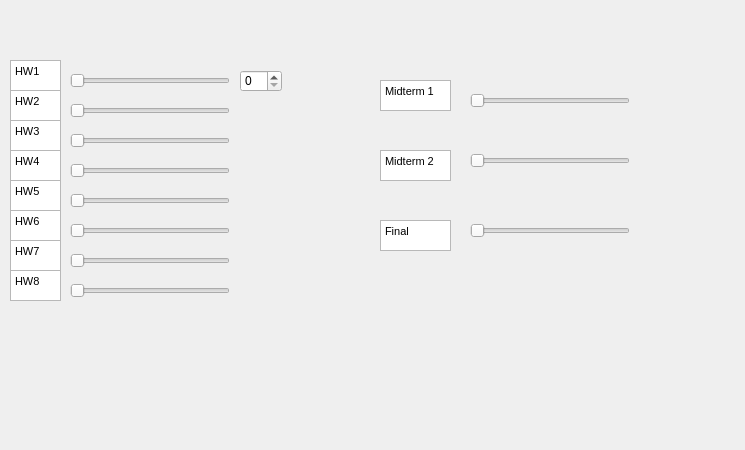
<?xml version="1.0" encoding="UTF-8"?>
<ui version="4.0">
 <class>Dialog</class>
 <widget class="QDialog" name="Dialog">
  <property name="geometry">
   <rect>
    <x>0</x>
    <y>0</y>
    <width>745</width>
    <height>450</height>
   </rect>
  </property>
  <property name="windowTitle">
   <string>Dialog</string>
  </property>
  <widget class="QSlider" name="horizontalSlider">
   <property name="geometry">
    <rect>
     <x>70</x>
     <y>70</y>
     <width>160</width>
     <height>22</height>
    </rect>
   </property>
   <property name="orientation">
    <enum>Qt::Horizontal</enum>
   </property>
  </widget>
  <widget class="QSlider" name="horizontalSlider_2">
   <property name="geometry">
    <rect>
     <x>70</x>
     <y>100</y>
     <width>160</width>
     <height>22</height>
    </rect>
   </property>
   <property name="orientation">
    <enum>Qt::Horizontal</enum>
   </property>
  </widget>
  <widget class="QSlider" name="horizontalSlider_3">
   <property name="geometry">
    <rect>
     <x>70</x>
     <y>130</y>
     <width>160</width>
     <height>22</height>
    </rect>
   </property>
   <property name="orientation">
    <enum>Qt::Horizontal</enum>
   </property>
  </widget>
  <widget class="QSlider" name="horizontalSlider_4">
   <property name="geometry">
    <rect>
     <x>70</x>
     <y>160</y>
     <width>160</width>
     <height>22</height>
    </rect>
   </property>
   <property name="orientation">
    <enum>Qt::Horizontal</enum>
   </property>
  </widget>
  <widget class="QSlider" name="horizontalSlider_5">
   <property name="geometry">
    <rect>
     <x>70</x>
     <y>190</y>
     <width>160</width>
     <height>22</height>
    </rect>
   </property>
   <property name="orientation">
    <enum>Qt::Horizontal</enum>
   </property>
  </widget>
  <widget class="QSlider" name="horizontalSlider_6">
   <property name="geometry">
    <rect>
     <x>70</x>
     <y>220</y>
     <width>160</width>
     <height>22</height>
    </rect>
   </property>
   <property name="orientation">
    <enum>Qt::Horizontal</enum>
   </property>
  </widget>
  <widget class="QSlider" name="horizontalSlider_7">
   <property name="geometry">
    <rect>
     <x>70</x>
     <y>250</y>
     <width>160</width>
     <height>22</height>
    </rect>
   </property>
   <property name="orientation">
    <enum>Qt::Horizontal</enum>
   </property>
  </widget>
  <widget class="QSlider" name="horizontalSlider_8">
   <property name="geometry">
    <rect>
     <x>70</x>
     <y>280</y>
     <width>160</width>
     <height>22</height>
    </rect>
   </property>
   <property name="orientation">
    <enum>Qt::Horizontal</enum>
   </property>
  </widget>
  <widget class="QSlider" name="horizontalSlider_10">
   <property name="geometry">
    <rect>
     <x>470</x>
     <y>90</y>
     <width>160</width>
     <height>22</height>
    </rect>
   </property>
   <property name="orientation">
    <enum>Qt::Horizontal</enum>
   </property>
  </widget>
  <widget class="QSlider" name="horizontalSlider_11">
   <property name="geometry">
    <rect>
     <x>470</x>
     <y>150</y>
     <width>160</width>
     <height>22</height>
    </rect>
   </property>
   <property name="orientation">
    <enum>Qt::Horizontal</enum>
   </property>
  </widget>
  <widget class="QSlider" name="horizontalSlider_12">
   <property name="geometry">
    <rect>
     <x>470</x>
     <y>220</y>
     <width>160</width>
     <height>22</height>
    </rect>
   </property>
   <property name="orientation">
    <enum>Qt::Horizontal</enum>
   </property>
  </widget>
  <widget class="QTextEdit" name="textEdit">
   <property name="geometry">
    <rect>
     <x>10</x>
     <y>60</y>
     <width>51</width>
     <height>31</height>
    </rect>
   </property>
   <property name="html">
    <string>&lt;!DOCTYPE HTML PUBLIC &quot;-//W3C//DTD HTML 4.0//EN&quot; &quot;http://www.w3.org/TR/REC-html40/strict.dtd&quot;&gt;
&lt;html&gt;&lt;head&gt;&lt;meta name=&quot;qrichtext&quot; content=&quot;1&quot; /&gt;&lt;style type=&quot;text/css&quot;&gt;
p, li { white-space: pre-wrap; }
&lt;/style&gt;&lt;/head&gt;&lt;body style=&quot; font-family:'MS Shell Dlg 2'; font-size:8.25pt; font-weight:400; font-style:normal;&quot;&gt;
&lt;p style=&quot; margin-top:0px; margin-bottom:0px; margin-left:0px; margin-right:0px; -qt-block-indent:0; text-indent:0px;&quot;&gt;HW1&lt;/p&gt;&lt;/body&gt;&lt;/html&gt;</string>
   </property>
  </widget>
  <widget class="QTextEdit" name="textEdit_2">
   <property name="geometry">
    <rect>
     <x>10</x>
     <y>90</y>
     <width>51</width>
     <height>31</height>
    </rect>
   </property>
   <property name="html">
    <string>&lt;!DOCTYPE HTML PUBLIC &quot;-//W3C//DTD HTML 4.0//EN&quot; &quot;http://www.w3.org/TR/REC-html40/strict.dtd&quot;&gt;
&lt;html&gt;&lt;head&gt;&lt;meta name=&quot;qrichtext&quot; content=&quot;1&quot; /&gt;&lt;style type=&quot;text/css&quot;&gt;
p, li { white-space: pre-wrap; }
&lt;/style&gt;&lt;/head&gt;&lt;body style=&quot; font-family:'MS Shell Dlg 2'; font-size:8.25pt; font-weight:400; font-style:normal;&quot;&gt;
&lt;p style=&quot; margin-top:0px; margin-bottom:0px; margin-left:0px; margin-right:0px; -qt-block-indent:0; text-indent:0px;&quot;&gt;HW2&lt;/p&gt;&lt;/body&gt;&lt;/html&gt;</string>
   </property>
  </widget>
  <widget class="QTextEdit" name="textEdit_3">
   <property name="geometry">
    <rect>
     <x>10</x>
     <y>120</y>
     <width>51</width>
     <height>31</height>
    </rect>
   </property>
   <property name="html">
    <string>&lt;!DOCTYPE HTML PUBLIC &quot;-//W3C//DTD HTML 4.0//EN&quot; &quot;http://www.w3.org/TR/REC-html40/strict.dtd&quot;&gt;
&lt;html&gt;&lt;head&gt;&lt;meta name=&quot;qrichtext&quot; content=&quot;1&quot; /&gt;&lt;style type=&quot;text/css&quot;&gt;
p, li { white-space: pre-wrap; }
&lt;/style&gt;&lt;/head&gt;&lt;body style=&quot; font-family:'MS Shell Dlg 2'; font-size:8.25pt; font-weight:400; font-style:normal;&quot;&gt;
&lt;p style=&quot; margin-top:0px; margin-bottom:0px; margin-left:0px; margin-right:0px; -qt-block-indent:0; text-indent:0px;&quot;&gt;HW3&lt;/p&gt;&lt;/body&gt;&lt;/html&gt;</string>
   </property>
  </widget>
  <widget class="QTextEdit" name="textEdit_4">
   <property name="geometry">
    <rect>
     <x>10</x>
     <y>150</y>
     <width>51</width>
     <height>31</height>
    </rect>
   </property>
   <property name="html">
    <string>&lt;!DOCTYPE HTML PUBLIC &quot;-//W3C//DTD HTML 4.0//EN&quot; &quot;http://www.w3.org/TR/REC-html40/strict.dtd&quot;&gt;
&lt;html&gt;&lt;head&gt;&lt;meta name=&quot;qrichtext&quot; content=&quot;1&quot; /&gt;&lt;style type=&quot;text/css&quot;&gt;
p, li { white-space: pre-wrap; }
&lt;/style&gt;&lt;/head&gt;&lt;body style=&quot; font-family:'MS Shell Dlg 2'; font-size:8.25pt; font-weight:400; font-style:normal;&quot;&gt;
&lt;p style=&quot; margin-top:0px; margin-bottom:0px; margin-left:0px; margin-right:0px; -qt-block-indent:0; text-indent:0px;&quot;&gt;HW4&lt;/p&gt;&lt;/body&gt;&lt;/html&gt;</string>
   </property>
  </widget>
  <widget class="QTextEdit" name="textEdit_5">
   <property name="geometry">
    <rect>
     <x>10</x>
     <y>180</y>
     <width>51</width>
     <height>31</height>
    </rect>
   </property>
   <property name="html">
    <string>&lt;!DOCTYPE HTML PUBLIC &quot;-//W3C//DTD HTML 4.0//EN&quot; &quot;http://www.w3.org/TR/REC-html40/strict.dtd&quot;&gt;
&lt;html&gt;&lt;head&gt;&lt;meta name=&quot;qrichtext&quot; content=&quot;1&quot; /&gt;&lt;style type=&quot;text/css&quot;&gt;
p, li { white-space: pre-wrap; }
&lt;/style&gt;&lt;/head&gt;&lt;body style=&quot; font-family:'MS Shell Dlg 2'; font-size:8.25pt; font-weight:400; font-style:normal;&quot;&gt;
&lt;p style=&quot; margin-top:0px; margin-bottom:0px; margin-left:0px; margin-right:0px; -qt-block-indent:0; text-indent:0px;&quot;&gt;HW5&lt;/p&gt;&lt;/body&gt;&lt;/html&gt;</string>
   </property>
  </widget>
  <widget class="QTextEdit" name="textEdit_6">
   <property name="geometry">
    <rect>
     <x>10</x>
     <y>210</y>
     <width>51</width>
     <height>31</height>
    </rect>
   </property>
   <property name="html">
    <string>&lt;!DOCTYPE HTML PUBLIC &quot;-//W3C//DTD HTML 4.0//EN&quot; &quot;http://www.w3.org/TR/REC-html40/strict.dtd&quot;&gt;
&lt;html&gt;&lt;head&gt;&lt;meta name=&quot;qrichtext&quot; content=&quot;1&quot; /&gt;&lt;style type=&quot;text/css&quot;&gt;
p, li { white-space: pre-wrap; }
&lt;/style&gt;&lt;/head&gt;&lt;body style=&quot; font-family:'MS Shell Dlg 2'; font-size:8.25pt; font-weight:400; font-style:normal;&quot;&gt;
&lt;p style=&quot; margin-top:0px; margin-bottom:0px; margin-left:0px; margin-right:0px; -qt-block-indent:0; text-indent:0px;&quot;&gt;HW6&lt;/p&gt;&lt;/body&gt;&lt;/html&gt;</string>
   </property>
  </widget>
  <widget class="QTextEdit" name="textEdit_7">
   <property name="geometry">
    <rect>
     <x>10</x>
     <y>240</y>
     <width>51</width>
     <height>31</height>
    </rect>
   </property>
   <property name="html">
    <string>&lt;!DOCTYPE HTML PUBLIC &quot;-//W3C//DTD HTML 4.0//EN&quot; &quot;http://www.w3.org/TR/REC-html40/strict.dtd&quot;&gt;
&lt;html&gt;&lt;head&gt;&lt;meta name=&quot;qrichtext&quot; content=&quot;1&quot; /&gt;&lt;style type=&quot;text/css&quot;&gt;
p, li { white-space: pre-wrap; }
&lt;/style&gt;&lt;/head&gt;&lt;body style=&quot; font-family:'MS Shell Dlg 2'; font-size:8.25pt; font-weight:400; font-style:normal;&quot;&gt;
&lt;p style=&quot; margin-top:0px; margin-bottom:0px; margin-left:0px; margin-right:0px; -qt-block-indent:0; text-indent:0px;&quot;&gt;HW7&lt;/p&gt;&lt;/body&gt;&lt;/html&gt;</string>
   </property>
  </widget>
  <widget class="QTextEdit" name="textEdit_8">
   <property name="geometry">
    <rect>
     <x>10</x>
     <y>270</y>
     <width>51</width>
     <height>31</height>
    </rect>
   </property>
   <property name="html">
    <string>&lt;!DOCTYPE HTML PUBLIC &quot;-//W3C//DTD HTML 4.0//EN&quot; &quot;http://www.w3.org/TR/REC-html40/strict.dtd&quot;&gt;
&lt;html&gt;&lt;head&gt;&lt;meta name=&quot;qrichtext&quot; content=&quot;1&quot; /&gt;&lt;style type=&quot;text/css&quot;&gt;
p, li { white-space: pre-wrap; }
&lt;/style&gt;&lt;/head&gt;&lt;body style=&quot; font-family:'MS Shell Dlg 2'; font-size:8.25pt; font-weight:400; font-style:normal;&quot;&gt;
&lt;p style=&quot; margin-top:0px; margin-bottom:0px; margin-left:0px; margin-right:0px; -qt-block-indent:0; text-indent:0px;&quot;&gt;HW8&lt;/p&gt;&lt;/body&gt;&lt;/html&gt;</string>
   </property>
  </widget>
  <widget class="QTextEdit" name="textEdit_9">
   <property name="geometry">
    <rect>
     <x>380</x>
     <y>80</y>
     <width>71</width>
     <height>31</height>
    </rect>
   </property>
   <property name="html">
    <string>&lt;!DOCTYPE HTML PUBLIC &quot;-//W3C//DTD HTML 4.0//EN&quot; &quot;http://www.w3.org/TR/REC-html40/strict.dtd&quot;&gt;
&lt;html&gt;&lt;head&gt;&lt;meta name=&quot;qrichtext&quot; content=&quot;1&quot; /&gt;&lt;style type=&quot;text/css&quot;&gt;
p, li { white-space: pre-wrap; }
&lt;/style&gt;&lt;/head&gt;&lt;body style=&quot; font-family:'MS Shell Dlg 2'; font-size:8.25pt; font-weight:400; font-style:normal;&quot;&gt;
&lt;p style=&quot; margin-top:0px; margin-bottom:0px; margin-left:0px; margin-right:0px; -qt-block-indent:0; text-indent:0px;&quot;&gt;Midterm 1&lt;/p&gt;&lt;/body&gt;&lt;/html&gt;</string>
   </property>
  </widget>
  <widget class="QTextEdit" name="textEdit_10">
   <property name="geometry">
    <rect>
     <x>380</x>
     <y>150</y>
     <width>71</width>
     <height>31</height>
    </rect>
   </property>
   <property name="html">
    <string>&lt;!DOCTYPE HTML PUBLIC &quot;-//W3C//DTD HTML 4.0//EN&quot; &quot;http://www.w3.org/TR/REC-html40/strict.dtd&quot;&gt;
&lt;html&gt;&lt;head&gt;&lt;meta name=&quot;qrichtext&quot; content=&quot;1&quot; /&gt;&lt;style type=&quot;text/css&quot;&gt;
p, li { white-space: pre-wrap; }
&lt;/style&gt;&lt;/head&gt;&lt;body style=&quot; font-family:'MS Shell Dlg 2'; font-size:8.25pt; font-weight:400; font-style:normal;&quot;&gt;
&lt;p style=&quot; margin-top:0px; margin-bottom:0px; margin-left:0px; margin-right:0px; -qt-block-indent:0; text-indent:0px;&quot;&gt;Midterm 2&lt;/p&gt;&lt;/body&gt;&lt;/html&gt;</string>
   </property>
  </widget>
  <widget class="QTextEdit" name="textEdit_11">
   <property name="geometry">
    <rect>
     <x>380</x>
     <y>220</y>
     <width>71</width>
     <height>31</height>
    </rect>
   </property>
   <property name="html">
    <string>&lt;!DOCTYPE HTML PUBLIC &quot;-//W3C//DTD HTML 4.0//EN&quot; &quot;http://www.w3.org/TR/REC-html40/strict.dtd&quot;&gt;
&lt;html&gt;&lt;head&gt;&lt;meta name=&quot;qrichtext&quot; content=&quot;1&quot; /&gt;&lt;style type=&quot;text/css&quot;&gt;
p, li { white-space: pre-wrap; }
&lt;/style&gt;&lt;/head&gt;&lt;body style=&quot; font-family:'MS Shell Dlg 2'; font-size:8.25pt; font-weight:400; font-style:normal;&quot;&gt;
&lt;p style=&quot; margin-top:0px; margin-bottom:0px; margin-left:0px; margin-right:0px; -qt-block-indent:0; text-indent:0px;&quot;&gt;Final&lt;/p&gt;&lt;/body&gt;&lt;/html&gt;</string>
   </property>
  </widget>
  <widget class="QSpinBox" name="spinBox">
   <property name="geometry">
    <rect>
     <x>240</x>
     <y>70</y>
     <width>42</width>
     <height>22</height>
    </rect>
   </property>
  </widget>
 </widget>
 <resources/>
 <connections>
  <connection>
   <sender>horizontalSlider</sender>
   <signal>sliderMoved(int)</signal>
   <receiver>spinBox</receiver>
   <slot>setValue(int)</slot>
   <hints>
    <hint type="sourcelabel">
     <x>134</x>
     <y>75</y>
    </hint>
    <hint type="destinationlabel">
     <x>262</x>
     <y>78</y>
    </hint>
   </hints>
  </connection>
 </connections>
</ui>
